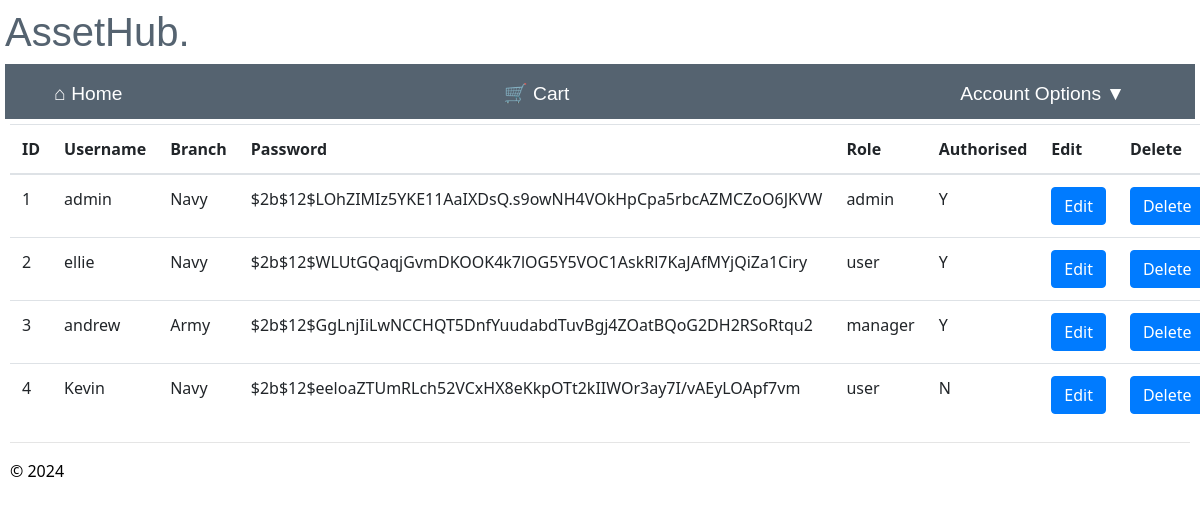
Before: /maintain_user (signed in) with the older database file.
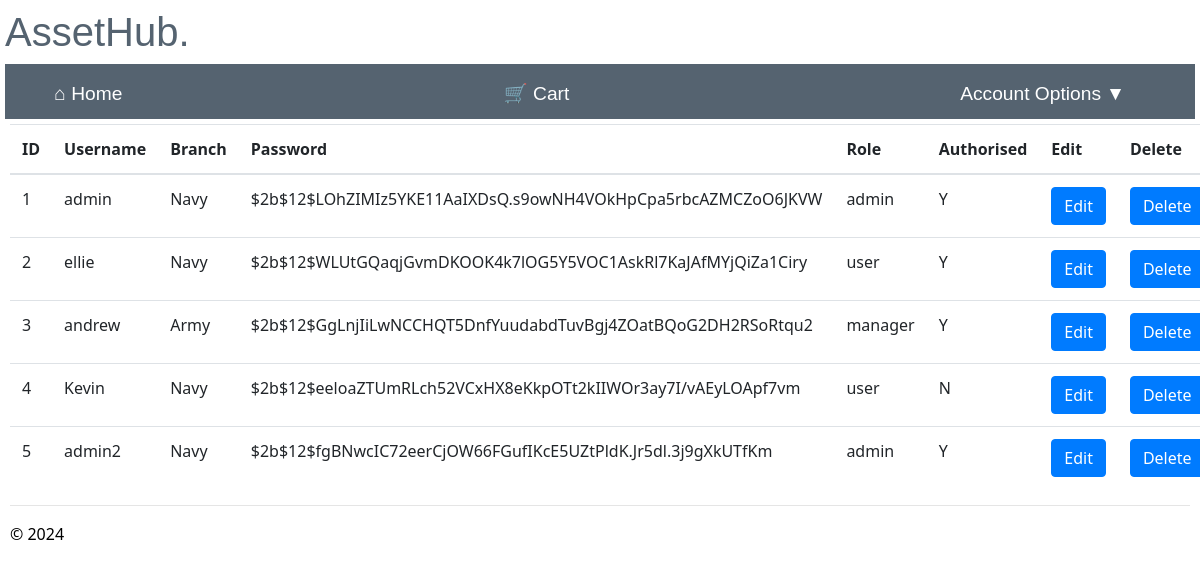
After: the same page with the newer database file.
### app/models/models.py (models this page shows)
class User(db.Model, UserMixin):
    id = db.Column(db.Integer, primary_key=True, nullable=False)
    username = db.Column(db.String(20), nullable=False, unique=True)
    branch_id = db.Column(db.Integer, db.ForeignKey('branch.branch_id'), nullable=False)
    password = db.Column(db.String(255), nullable=False)
    role = db.Column(db.String(5), nullable=False, default='user')
    authorised = db.Column(db.String(1), nullable=False, default='N')
    failed_login_attempts = db.Column(db.Integer, nullable=False, default=0)
    branch = relationship('Branch', backref='user')

class Branch(db.Model):
    __tablename__ = 'branch'
    branch_id = db.Column(db.Integer, primary_key=True, nullable=False)
    branch_name = db.Column(db.String(50), nullable=False)
    address_line1 = db.Column(db.String(225), nullable=False)
    address_line2 = db.Column(db.String(225), nullable=True)
    postcode = db.Column(db.String(8), nullable=False)

### app/admin/routes.py (the view)
@bp.route("/maintain_user", methods=['GET'])
@login_required
@check_is_admin
def maintain_user():
    try:
        admins = User.query.all()
        current_app.logger.info('Username: %s access maintain users', current_user.username)
        branch_names = get_branch_details(admins)
        return render_template('maintain_user.html', admins=admins, branch_names=branch_names)
    except Exception as e:
        flash("An error occurred retrieving users.")
        current_app.logger.warning('There was an error retrieving users on maintain users')
        return redirect(url_for('main.home'))

### app/admin/routes.py (called while the page is built)
def check_is_admin(func):
    @wraps(func)
    def decorated_function(*args, **kwargs):
        if current_user.role == 'admin':
            return func(*args, **kwargs)
        else:
            current_app.logger.critical('Username: %s accessed attempted to access %s', current_user.username,func.__name__)
            flash("You are not authorised to access this page")
            return redirect(url_for("main.home"))
    return decorated_function

def get_branch_details(branches):
    branch_names = {}
    for branch in branches:
        branch = Branch.query.filter_by(branch_id=branch.branch_id).first()
        if branch:
            branch_names[branch.branch_id] = branch.branch_name
    return branch_names

### app/user/routes.py (called while the page is built)
@bp.before_app_request
def make_session_permanent():
    session.permanent = True
    current_app.permanent_session_lifetime = timedelta(seconds=60)

### app/admin/templates/maintain_user.html (shortened to what this page needs)
{% extends "layout.html" %}
{% block content %}
<table class="table table-hover">
  <thead class="tables">
    <th>ID</th>
    <th>Username</th>
    <th>Branch</th>
    <th>Password</th>
    <th>Role</th>
    <th>Authorised</th>
    <th>Edit</th>
    <th>Delete</th>
  </thead>
  <tbody>
    {% for admin in admins %}
      <tr>
        <td>{{ admin.id }}</td>
        <td>{{ admin.username }}</td>
        <td>{{ branch_names.get(admin.branch_id, 'Unknown') }}</td>
        <td>{{ admin.password }}</td>
        <td>{{ admin.role }}</td>
        <td>{{ admin.authorised }}</td>
        <td><a href='{{ url_for("admin.edit_user", id=admin.id) }}' class='btn btn-primary'>Edit</a></td>
        <td>
          <form method="POST" action="/delete_user/">
            <input type="submit" class='btn btn-primary' value="Delete" onclick='return confirm("Are you sure you want to delete this user?")'>
          </form>
         </td>
      </tr>
     {% endfor %}
  </tbody>
</table>
{% endblock %}

### app/main/templates/layout.html (shortened to what this page needs)
<!DOCTYPE html>
<html>
    <head>
        <link rel="stylesheet" href="https://stackpath.bootstrapcdn.com/bootstrap/4.5.2/css/bootstrap.min.css">
        <link rel="stylesheet" type="text/css" href="{{ url_for('static', filename='site.css')}}" />
    </head>
    <body>
        <div class="heading">
            <h1>AssetHub.</h1>  </div>
        <div class="navbar">
            <a  href="{{ url_for('main.home') }}" class="navbar-item">&nbsp;&#8962; Home</a>
            <a  href="{{ url_for('main.view_cart') }}" class="navbar-item">&nbsp;&#128722; Cart &ensp;
                {% set cart_count = cart_count if cart_count is defined else 0 %}
            </a>
            <div class="dropdown">
                <a class="navbar-item dropdown-arrow" >Account Options</a>
            </div>
        </div>
        <div class="body-content">
            {% block content %}
            {% endblock %}
            <hr/>
            <footer>
                <p>&copy; 2024</p>
            </footer>
        </div>
    </body>
</html>

### app/static/site.css (style rules this page uses)
.body-content { padding: 5px; font-family:'Segoe UI', Tahoma, Geneva, Verdana, sans-serif; color: rgb(0, 0, 0); }
.heading { display:block; flex-direction: column; justify-content: center; align-items: center; color: rgb(85, 99, 112); font-family:Arial, Helvetica, sans-serif }
.navbar { background-color: rgb(85, 99, 112); font-size: 1.2em; font-family: 'Trebuchet MS', 'Lucida Sans Unicode', 'Lucida Grande', 'Lucida Sans', Arial, sans-serif; color: white; padding: 8px 30px 2px 4px; }
.navbar-item { padding: 8px 20px; margin: 0 20px; text-decoration: none; color: white; cursor: pointer; }
.dropdown-arrow::after { content: '\25BC'; margin-left: 5px; }

### app/main/templates/layout.html (style rules this page uses)
body { padding: 8px 5px 8px 5px; }

Changed rows visible on the page:
added User: id "5", username "admin2", {{ branch_names.get(admin.branch_id, 'Unknown') }} "Navy", password "$2b$12$fgBNwcIC72eerCjOW66FGufIKcE5UZtPldK.Jr5dl.3j9gXkUTfKm", role "admin", authorised "Y"
